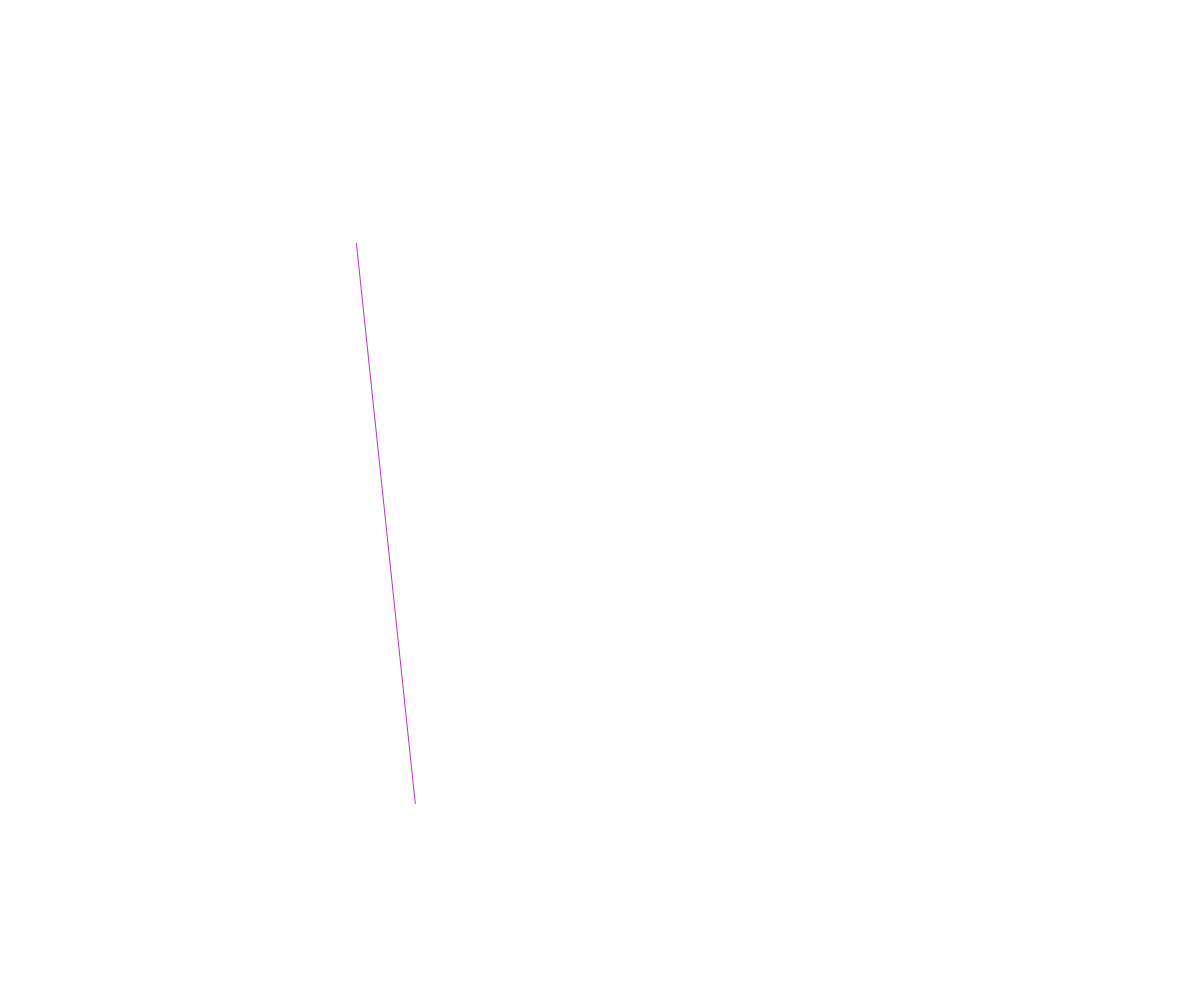
Frame 1 (no input)
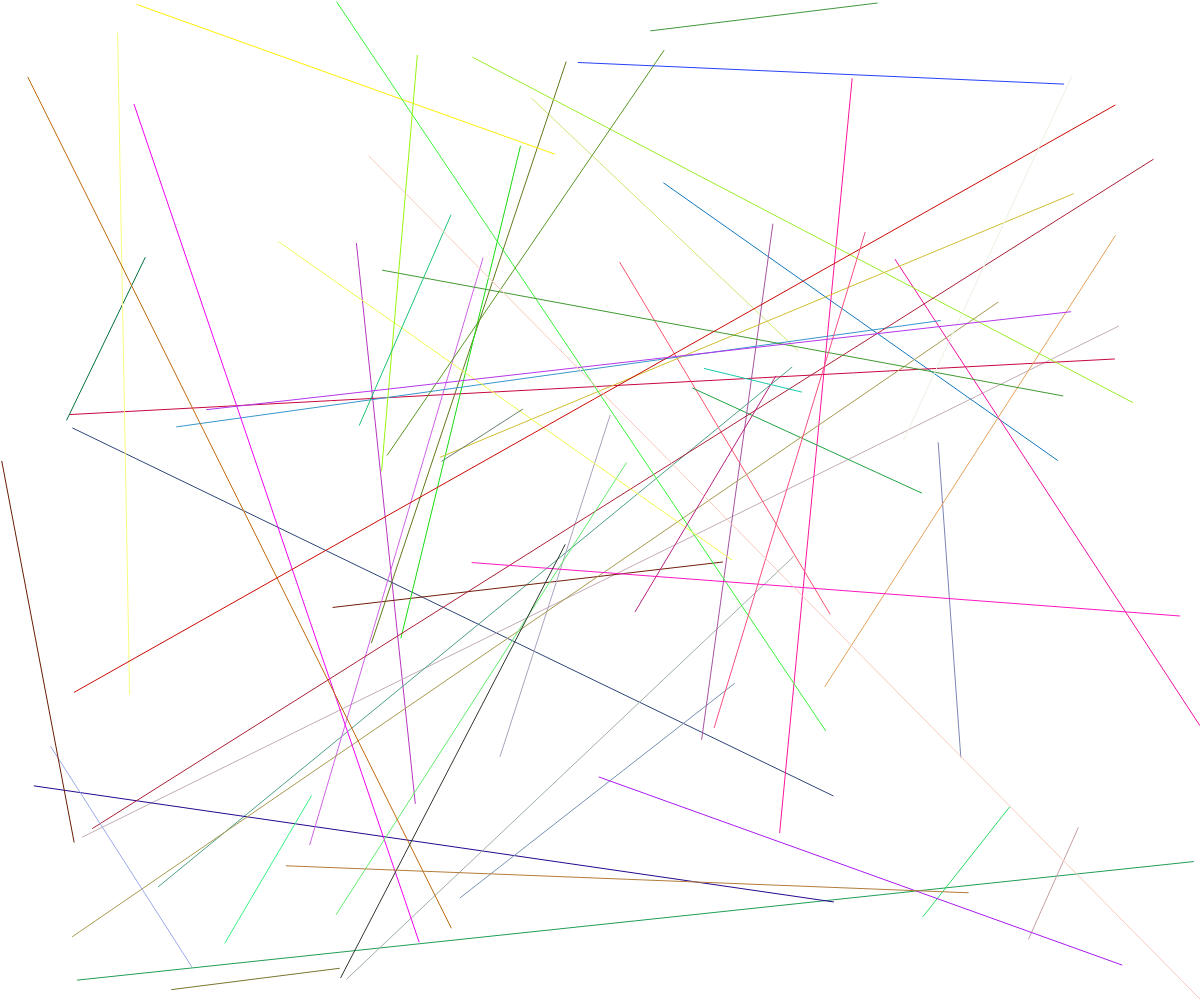
Frame 60 (no input)
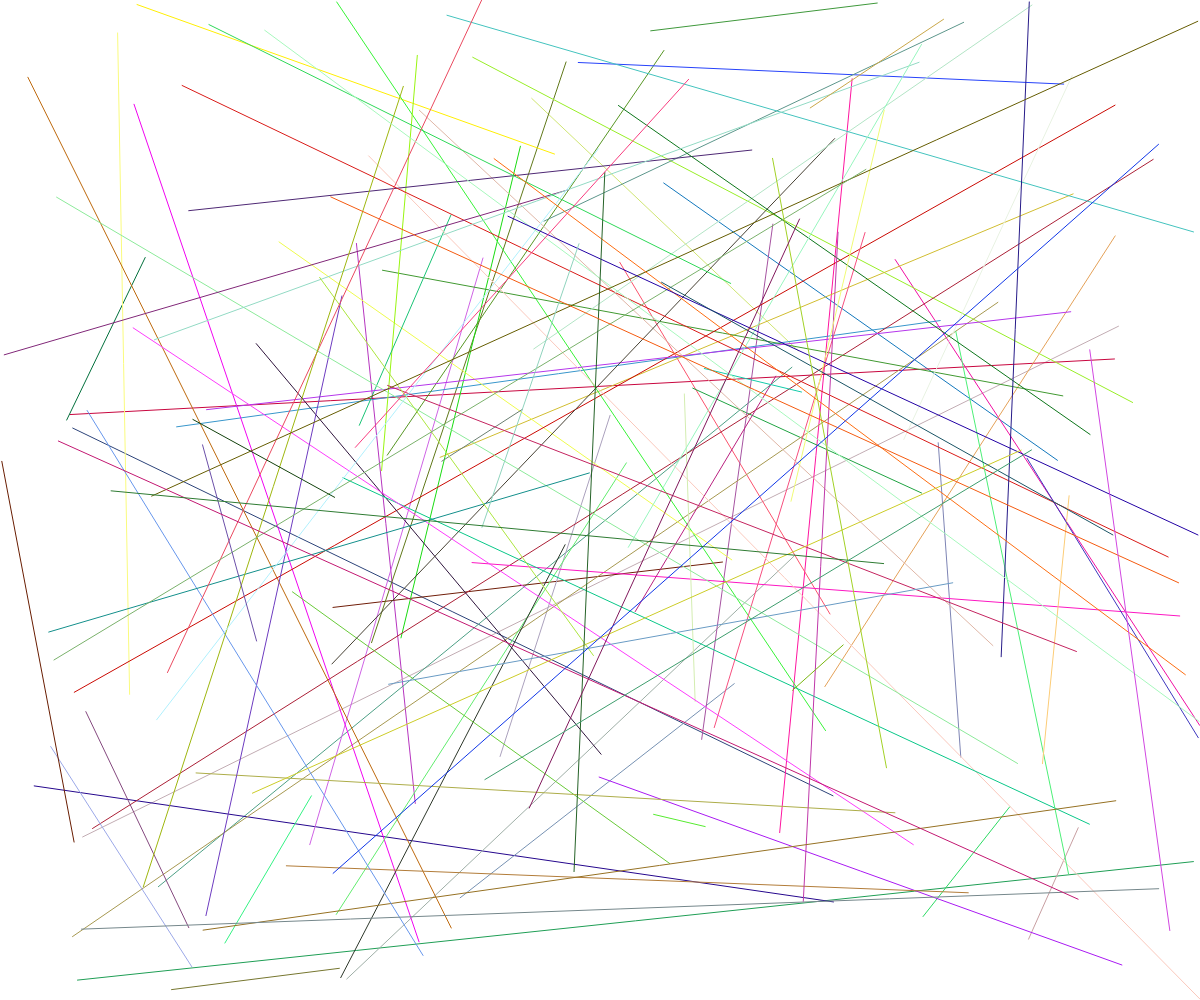
Frame 120 (the mouse pressed at the canvas centre since frame 60)

The p5.js sketch that drew these frames (run headless with seeded random() and noise() and a simulated clock; from frame 60 on, the mouse is pressed at the canvas centre):

// p5.js sketch
// ── sketch.js
function setup() {
  createCanvas(windowWidth, windowHeight);
}

function draw() {
  stroke(random(0, 255), random(0, 255), random(0, 255))
  line(random(0, windowWidth), random(0, windowHeight), random(0, windowWidth), random(0, windowHeight))
}
